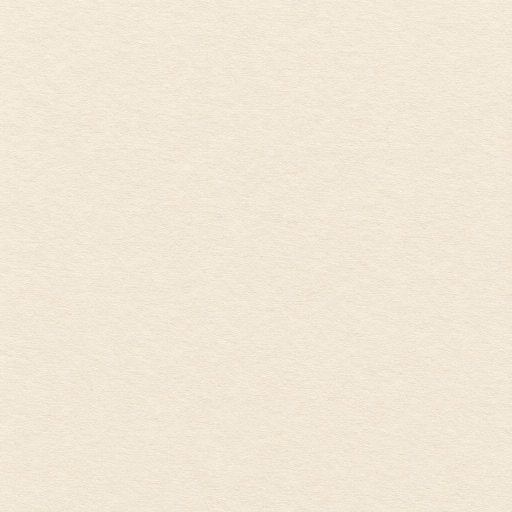
#> input picture assets/brand/paper-source.jpg, 1024 x 1024 px (shown at 1/2 size)
$ python generate-app-icons.py
#> lines starting #> are read from the running program, lines starting #| are printed output that depends on the picture
#!/usr/bin/env python3
"""Regenerates the app icon, Android adaptive layers and launch-screen mark.

The mark: the "m." logo printed on ivory album paper, held by four black
photo-album corner mounts with gold-foil edges.

Sources in assets/brand/:
  paper-source.jpg         ivory cotton paper texture (GPT Image, 2026-10-11)
  photo-corner-source.png  one TOP-LEFT corner mount, transparent (GPT Image)
  logo-m-dot-source.png    the original "m." icon (white m + blush dot on
                           raspberry); the glyph and dot are lifted from it so
                           the logo stays exact

Layout rule: Android masks adaptive icons to a circle (and shows only the
middle 72dp of a 108dp layer), so the corner tips are kept inside that circle
-- CORNER_INSET is the smallest inset that keeps them clear on every launcher.

Outputs (assets/images/): icon.png, icon-512.png, favicon.png,
android-icon-foreground.png, android-icon-background.png,
android-icon-monochrome.png, splash-icon.png.

Usage: python3 scripts/generate-app-icons.py   (needs Pillow)
"""
import os

from PIL import Image, ImageChops, ImageDraw, ImageFilter

ROOT = os.path.join(os.path.dirname(os.path.abspath(__file__)), '..')
BRAND = os.path.join(ROOT, 'assets', 'brand')
OUT = os.path.join(ROOT, 'assets', 'images')

S = 1024  # icon canvas
PAPER = (245, 239, 230)  # #F5EFE6 -- also the launch-screen background (app.json)
INK = (44, 36, 24)  # colors.ink
RASPBERRY = (214, 62, 120)  # colors.primary
CORNER_INSET = 176  # tip distance from center = (512-176)*sqrt2 = 475 < 512
CORNER_LEG = 196
LOGO_WIDTH = 430  # "m." width on the 1024 icon


def paper(size):
    """Paper texture normalized to PAPER, tiled by mirroring to any size."""
#> called with size = 1024
    src = Image.open(os.path.join(BRAND, 'paper-source.jpg')).convert('RGB')
#> src is the input picture: PIL image 1024x1024 RGB; mean R, G, B 240.7, 231.5, 214.4
    mean = src.resize((1, 1), Image.BOX).getpixel((0, 0))
#> mean = (241, 231, 214)
    gains = [t / m for t, m in zip(PAPER, mean)]
#> gains = [1.02, 1.03, 1.07]
    src = Image.merge('RGB', [ch.point(lambda v, g=g: min(255, round(v * g))) for ch, g in zip(src.split(), gains)])
    out = Image.new('RGB', (size, size))
#> out: PIL image 1024x1024 RGB; every value is 0
    w, h = src.size
#> w = 1024; h = 1024
    for ty in range(0, size, h):
        for tx in range(0, size, w):
            tile = src
            if (tx // w) % 2:
                tile = tile.transpose(Image.FLIP_LEFT_RIGHT)
            if (ty // h) % 2:
                tile = tile.transpose(Image.FLIP_TOP_BOTTOM)
            out.paste(tile, (tx, ty))
#> in mark_layer, `layer = Image.new('RGBA', (size, size), (0, 0, 0, 0))`: layer: PIL image 1024x1024 RGBA; every value is 0
    return out


def logo_masks():
    """(m_mask, dot_mask) lifted from the original raspberry icon, cropped to
    the logo's bounds. m coverage comes from the green channel (raspberry 62 ->
    white 255); the dot is re-drawn as a clean circle (it sits on top)."""
    old = Image.open(os.path.join(BRAND, 'logo-m-dot-source.png')).convert('RGB')
    g = old.getchannel('G').point(lambda v: max(0, min(255, round((v - 62) * 255 / 193))))
    dot_c, dot_r = (746.5, 650.5), 53.5  # measured from the solid blush pixels
    k = 4  # supersample the dot
    dot = Image.new('L', (S * k, S * k), 0)
    ImageDraw.Draw(dot).ellipse(
        ((dot_c[0] - dot_r) * k, (dot_c[1] - dot_r) * k, (dot_c[0] + dot_r) * k, (dot_c[1] + dot_r) * k), fill=255
    )
    dot = dot.resize((S, S), Image.LANCZOS)
    m = ImageChops.subtract(g, dot)  # the dot is drawn separately, on top
    box = (224 - 4, 424 - 4, 800 + 4, 704 + 4)
    return m.crop(box), dot.crop(box)


def corner_pieces(leg):
#> called with leg = 196
    src = Image.open(os.path.join(BRAND, 'photo-corner-source.png')).convert('RGBA')
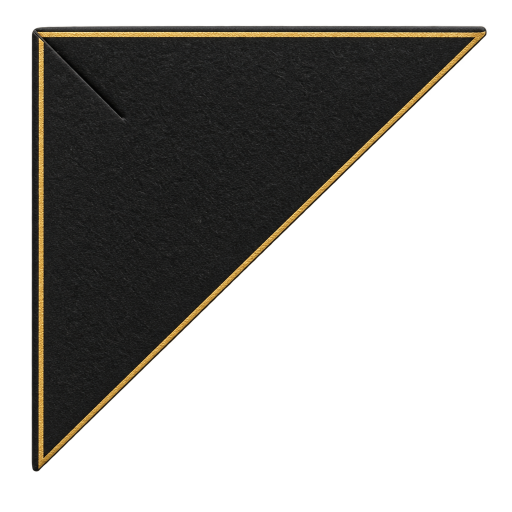
#> input picture assets/brand/photo-corner-source.png, 1024 x 1024 px (shown at 1/2 size)
#> src is the input picture: PIL image 1024x1024 RGBA; mean R, G, B, A 34.9, 30.6, 21.6, 100.8
    src = src.crop(src.getchannel('A').point(lambda v: 255 if v > 40 else 0).getbbox()).resize((leg, leg), Image.LANCZOS)
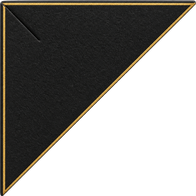
#> src: PIL image 196x196 RGBA; mean R, G, B, A 22.9, 21.1, 17.5, 130.2; transparent parts drawn white
    # top-left, top-right, bottom-right, bottom-left (PIL rotates counter-clockwise)
    return [src, src.rotate(270, expand=True), src.rotate(180, expand=True), src.rotate(90, expand=True)]


def mark_layer(size, scale, ink_on=None):
    """Corners + shadows + logo on a transparent `size` canvas, laid out at
    `scale` x the 1024 icon and centered. If `ink_on` (an RGB paper image of the
    same size) is given, the logo ink is multiplied into it like print."""
    layer = Image.new('RGBA', (size, size), (0, 0, 0, 0))
    off = (size - S * scale) / 2
    leg = round(CORNER_LEG * scale)
    inset = CORNER_INSET * scale
    pieces = corner_pieces(leg)
#> pieces = 4 items
    spots = [
        (off + inset, off + inset),
        (off + S * scale - inset - leg, off + inset),
        (off + S * scale - inset - leg, off + S * scale - inset - leg),
        (off + inset, off + S * scale - inset - leg),
    ]
    shadow = Image.new('RGBA', (size, size), (0, 0, 0, 0))
    for piece, (x, y) in zip(pieces, spots):
        shadow.paste((60, 40, 20, 80), (round(x), round(y + 5 * scale)), piece.getchannel('A'))
#> this loop made 4 passes
#> (x, y) on passes 1 to 4: (176, 176), (652, 176), (652, 652), (176, 652)
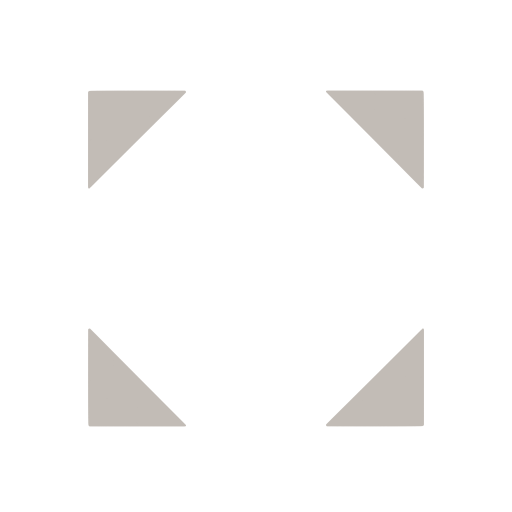
#> shadow: PIL image 1024x1024 RGBA (shown at 1/2 size); mean R, G, B, A 4.6, 3.1, 1.5, 6; transparent parts drawn white
    layer.alpha_composite(shadow.filter(ImageFilter.GaussianBlur(7 * scale)))
    for piece, (x, y) in zip(pieces, spots):
        layer.alpha_composite(piece, (round(x), round(y)))
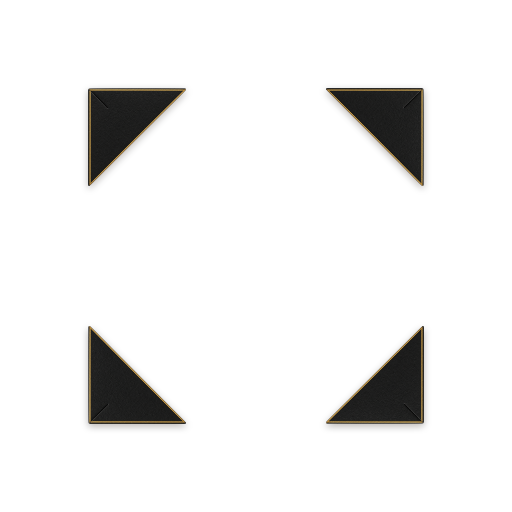
#> layer: PIL image 1024x1024 RGBA (shown at 1/2 size); mean R, G, B, A 3.8, 3.4, 2.7, 19.8; transparent parts drawn white

    m_mask, dot_mask = logo_masks()
    lw = round(LOGO_WIDTH * scale)
    lh = round(m_mask.height * lw / m_mask.width)
    m_mask, dot_mask = m_mask.resize((lw, lh), Image.LANCZOS), dot_mask.resize((lw, lh), Image.LANCZOS)
    lx, ly = round((size - lw) / 2), round((size - lh) / 2 + 6 * scale)
    for color, mask in ((INK, m_mask), (RASPBERRY, dot_mask)):
        if ink_on is not None:
            region = ink_on.crop((lx, ly, lx + lw, ly + lh))
            printed = ImageChops.multiply(region, Image.new('RGB', (lw, lh), tuple(min(255, c + 18) for c in color)))
            tile = printed.convert('RGBA')
        else:
            tile = Image.new('RGBA', (lw, lh), color + (255,))
        tile.putalpha(mask)
        layer.alpha_composite(tile, (lx, ly))
    return layer


def main():
    # iOS / store icon: opaque paper + mark.
    base = paper(S)
    icon = base.convert('RGBA')
    icon.alpha_composite(mark_layer(S, 1, ink_on=base))
    icon = icon.convert('RGB')  # no alpha (App Store requirement)
    icon.save(os.path.join(OUT, 'icon.png'))
    icon.resize((512, 512), Image.LANCZOS).save(os.path.join(OUT, 'icon-512.png'))
    icon.resize((48, 48), Image.LANCZOS).save(os.path.join(OUT, 'favicon.png'))

    # Android adaptive: paper background layer + mark foreground at 2/3 scale
    # (the visible 72dp of the 108dp layer == the iOS icon).
    paper(S).save(os.path.join(OUT, 'android-icon-background.png'))
    mark_layer(S, 72 / 108).save(os.path.join(OUT, 'android-icon-foreground.png'))

    # Themed (monochrome) icon: flat silhouettes of the corners and the "m.".
    mono_src = mark_layer(S, 72 / 108)
    alpha = mono_src.getchannel('A').point(lambda v: 255 if v > 110 else 0)
    mono = Image.new('RGBA', (S, S), (255, 255, 255, 0))
    mono.putalpha(alpha)
    mono.resize((432, 432), Image.LANCZOS).save(os.path.join(OUT, 'android-icon-monochrome.png'))

    # Launch screen: the same mark, transparent, on a flat PAPER background.
    # app.json imageWidth 200 keeps the corner tips inside Android 12+'s
    # 192dp splash circle (tips at 0.46 x imageWidth from center).
    mark_layer(S, 1).save(os.path.join(OUT, 'splash-icon.png'))

    print('paper #%02X%02X%02X' % PAPER)


if __name__ == '__main__':
#> (the run stopped early here; a loop or call above may not have finished)
